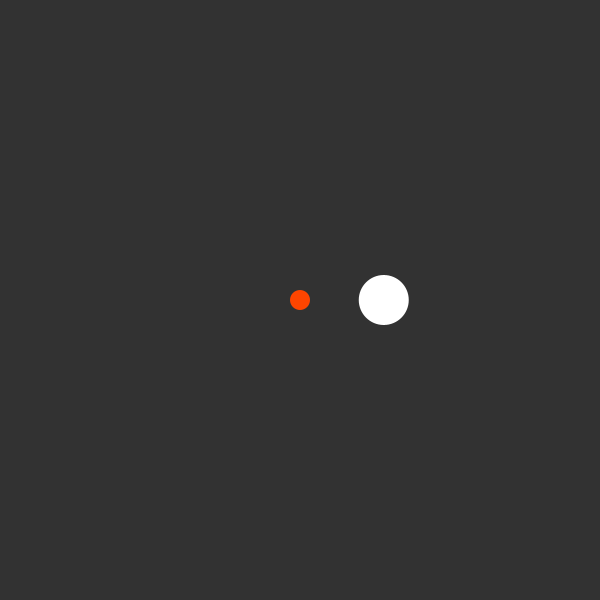
Frame 1 (no input)
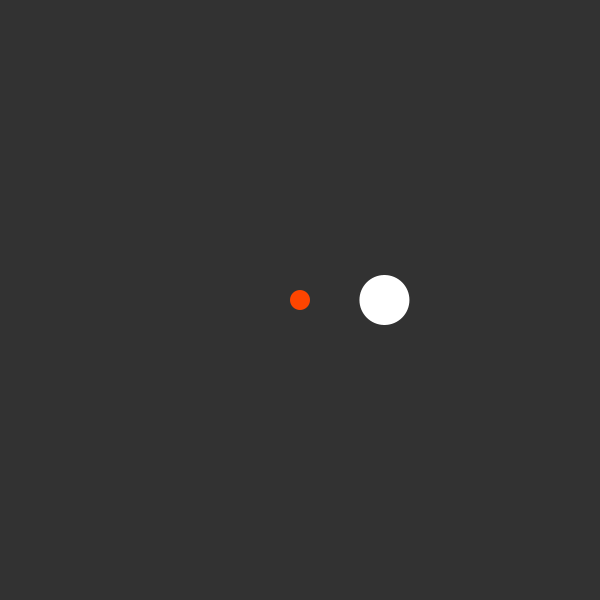
Frame 60 (the mouse pressed at the canvas centre just before this capture)
Frame 120 (the mouse held since frame 60 and released just before this capture): identical to frame 60, image omitted

The Processing sketch that drew these frames (run headless with seeded random() and noise(); from frame 60 on, the mouse is pressed at the canvas centre):

// Processing sketch: sin_animation_1
// ── sin_animation_1.pde
void setup() {
  size(600, 600); 
  smooth();
}


void draw() {
  background(50);
  noStroke();

  translate(width * 0.5, height * 0.5);

  float time = millis() / 1000.0;

  fill(255, 69, 0);
  ellipse(0, 0, 20, 20);

  fill(255);
  translate(sin(time * TWO_PI * 1.0) * 100.0, 0);

  ellipse(0, 0, 50, 50);
}
